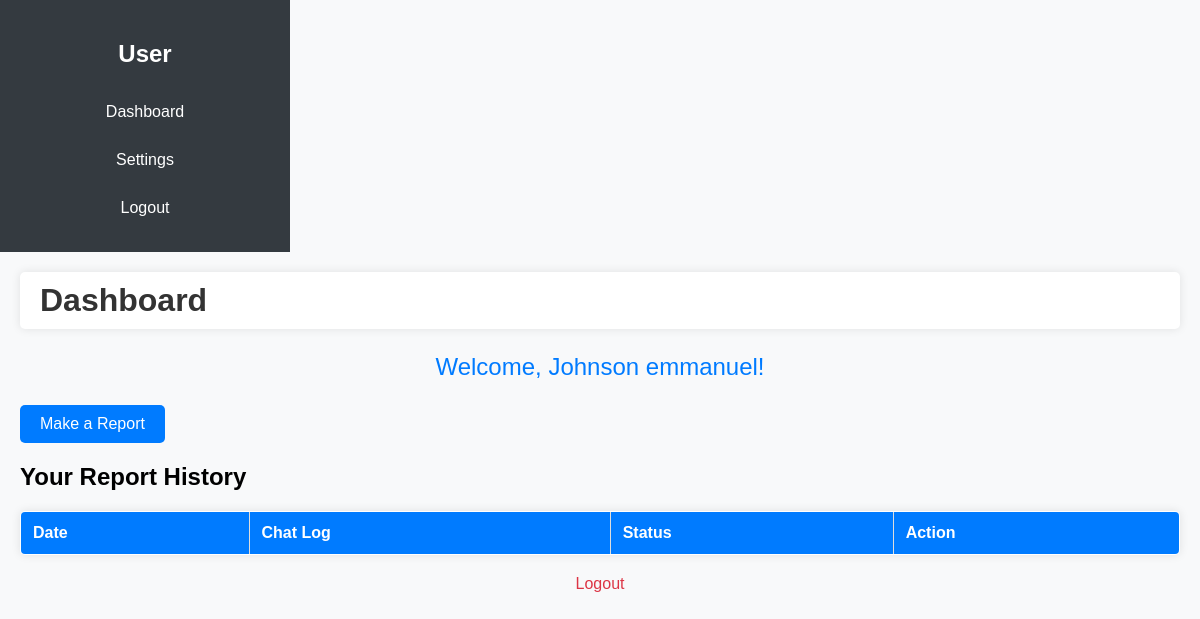
/user_dashboard (signed in), run on an earlier commit of the app's database.
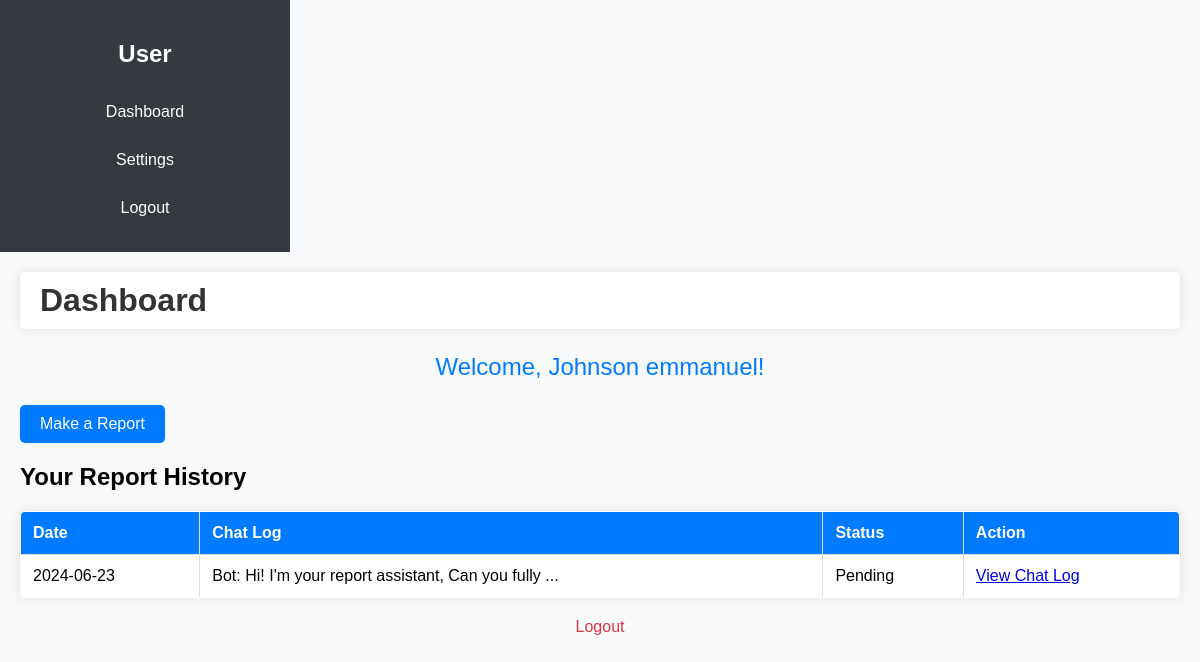
And on a later commit of the database.
### app.py (models this page shows)
class Report(db.Model):
    id = db.Column(db.Integer, primary_key=True)
    user_id = db.Column(db.Integer, db.ForeignKey('user.id'), nullable=False)
    chat_log = db.Column(db.Text, nullable=False)
    date = db.Column(db.DateTime, nullable=False, default=datetime.utcnow)
    evidence_filename = db.Column(db.String(200), nullable=True)
    status = db.Column(db.String(50), nullable=False, default='Pending')  # New status column

### app.py (the view)
@app.route('/user_dashboard')
def user_dashboard():
    if 'user_id' not in session:
        return redirect(url_for('login'))
    user_id = session['user_id']
    current_user = User.query.get(user_id)
    reports = Report.query.filter_by(user_id=user_id).order_by(Report.date.desc()).all()
    return render_template('user_dashboard.html', user=current_user, reports=reports)

### templates/user_dashboard.html (shortened to what this page needs)
<!DOCTYPE html>
<html lang="en">
<head>
</head>
<body>
    <div class="sidebar">
        <h2>User</h2>
        <a href="{{ url_for('user_dashboard') }}">Dashboard</a>
        <a href="{{ url_for('user_settings') }}">Settings</a>
        <a href="{{ url_for('logout') }}">Logout</a>
    </div>
    <div class="content">
        <div class="header">
            <h1>Dashboard</h1>
        </div>
        <div class="welcome">
            <p>Welcome, {{ user.fullname }}!</p>
        </div>
        <div class="report-button">
            <a href="{{ url_for('report') }}" class="btn">Make a Report</a>
        </div>
        <div class="report-history">
            <h2>Your Report History</h2>
            <table>
                <thead>
                    <tr>
                        <th>Date</th>
                        <th>Chat Log</th>
                        <th>Status</th>
                        <th>Action</th>
                    </tr>
                </thead>
                <tbody>
                    {% for report in reports %}
                    <tr>
                        <td>{{ report.date.strftime('%Y-%m-%d') }}</td>
                        <td>{{ report.chat_log[:50] }}...</td>
                        <td>{{ report.status }}</td>
                        <td><a href="{{ url_for('user_view_chat_log', report_id=report.id) }}">View Chat Log</a></td>
                    </tr>
                    {% endfor %}
                </tbody>
            </table>
        </div>
        <div class="logout">
            <p><a href="{{ url_for('logout') }}">Logout</a></p>
        </div>
    </div>
</body>
</html>

What changed in the data, as far as the page shows it:
added Report: date "2024-06-23", chat_log "Bot: Hi! I'm your report assistant, Can you fully", status "Pending"
